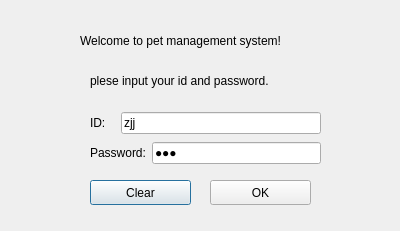
<?xml version="1.0" encoding="UTF-8"?>
<ui version="4.0">
 <class>Dialog</class>
 <widget class="QDialog" name="Dialog">
  <property name="geometry">
   <rect>
    <x>0</x>
    <y>0</y>
    <width>400</width>
    <height>231</height>
   </rect>
  </property>
  <property name="windowTitle">
   <string>Dialog</string>
  </property>
  <widget class="QWidget" name="layoutWidget">
   <property name="geometry">
    <rect>
     <x>90</x>
     <y>110</y>
     <width>231</width>
     <height>58</height>
    </rect>
   </property>
   <layout class="QGridLayout" name="gridLayout">
    <item row="0" column="0">
     <widget class="QLabel" name="label_id">
      <property name="text">
       <string>ID:</string>
      </property>
     </widget>
    </item>
    <item row="0" column="1" colspan="2">
     <widget class="QLineEdit" name="lineEdit_account">
      <property name="text">
       <string>zjj</string>
      </property>
      <property name="placeholderText">
       <string>zjj</string>
      </property>
     </widget>
    </item>
    <item row="1" column="0" colspan="2">
     <widget class="QLabel" name="label_pwd">
      <property name="text">
       <string>Password:</string>
      </property>
     </widget>
    </item>
    <item row="1" column="2">
     <widget class="QLineEdit" name="lineEdit_password">
      <property name="text">
       <string>zjj</string>
      </property>
      <property name="echoMode">
       <enum>QLineEdit::Password</enum>
      </property>
      <property name="placeholderText">
       <string/>
      </property>
     </widget>
    </item>
   </layout>
  </widget>
  <widget class="QLabel" name="label_3">
   <property name="geometry">
    <rect>
     <x>80</x>
     <y>20</y>
     <width>261</width>
     <height>41</height>
    </rect>
   </property>
   <property name="text">
    <string>Welcome to pet management system!</string>
   </property>
  </widget>
  <widget class="QLabel" name="label_4">
   <property name="geometry">
    <rect>
     <x>90</x>
     <y>60</y>
     <width>231</width>
     <height>41</height>
    </rect>
   </property>
   <property name="text">
    <string>plese input your id and password.</string>
   </property>
  </widget>
  <widget class="QPushButton" name="pushButton_clear">
   <property name="geometry">
    <rect>
     <x>90</x>
     <y>180</y>
     <width>101</width>
     <height>25</height>
    </rect>
   </property>
   <property name="text">
    <string>Clear</string>
   </property>
  </widget>
  <widget class="QPushButton" name="pushButton_enter">
   <property name="geometry">
    <rect>
     <x>210</x>
     <y>180</y>
     <width>101</width>
     <height>25</height>
    </rect>
   </property>
   <property name="text">
    <string>OK</string>
   </property>
  </widget>
 </widget>
 <resources/>
 <connections/>
</ui>
